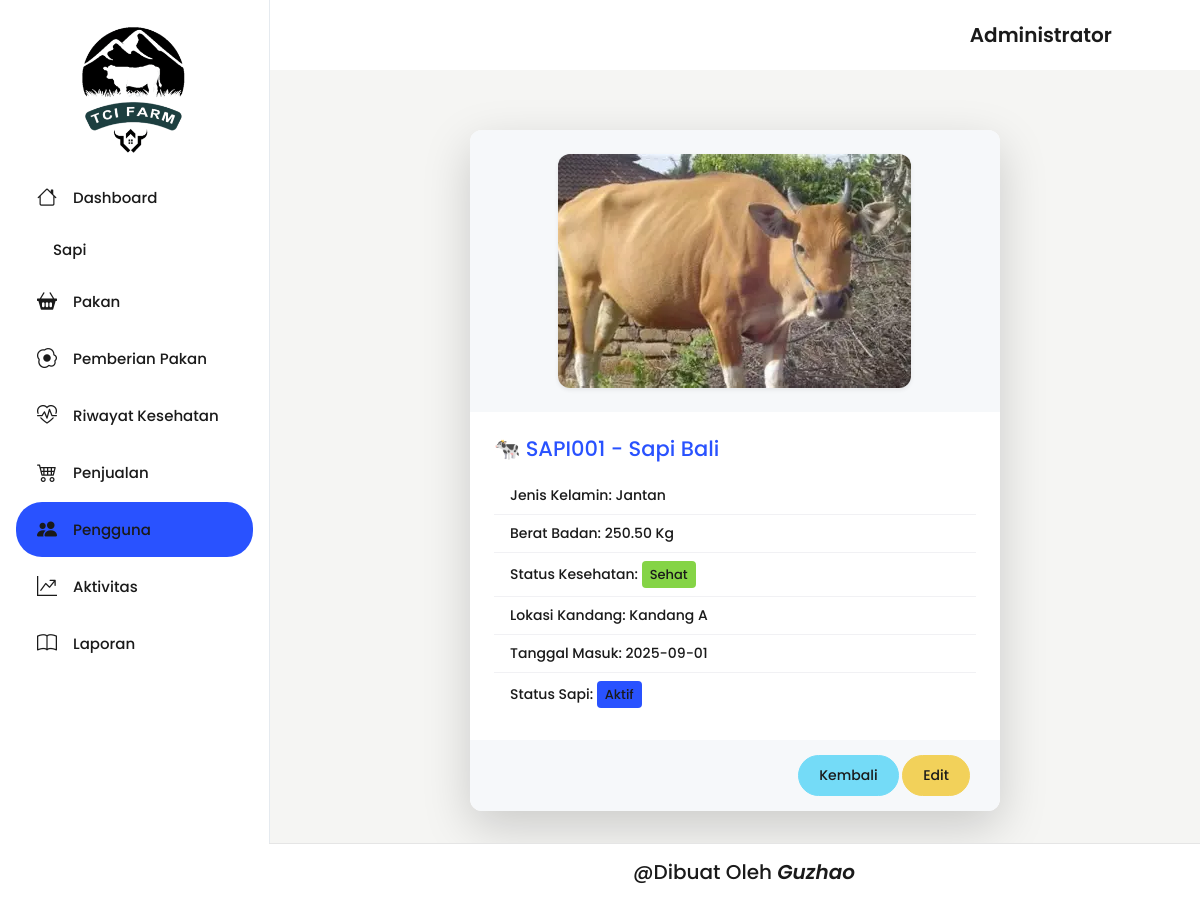
The page /backend/pages/pengguna/detail.php?id=1 (signed in) on the database its author committed.
### tables this page shows
CREATE TABLE `sapi` (
  `id_sapi` int NOT NULL,
  `kode_sapi` varchar(20) NOT NULL,
  `jenis_sapi` varchar(50) NOT NULL,
  `jenis_kelamin` enum('Jantan','Betina') NOT NULL,
  `berat_badan_kg` decimal(10,2) DEFAULT NULL,
  `status_kesehatan` varchar(100) DEFAULT NULL,
  `lokasi_kandang` varchar(50) DEFAULT NULL,
  `tanggal_masuk` date DEFAULT NULL,
  `gambar` varchar(255) DEFAULT NULL,
  `status_sapi` enum('Aktif','Dijual','Terjual','Mati') NOT NULL DEFAULT 'Aktif'
);

### backend/pages/pengguna/detail.php (the view, shortened to what this page needs)
<?php
include '../../../config/connection.php';
include '../../partials/header.php';
include '../../partials/sidebar.php';
include '../../partials/navbar.php';
$id = $_GET['id'];
$qSapi = "SELECT * FROM sapi WHERE id_sapi='$id'";
$result = mysqli_query($connect, $qSapi) or die(mysqli_error($connect));
$data = mysqli_fetch_object($result);
?>
<div class="container-fluid">
  <div class="row justify-content-center">
    <div class="col-md-8">
      <div class="card shadow-lg border-0 rounded-3 overflow-hidden">
        <div class="text-center bg-light p-4">
          <?php if (!empty($data->gambar)): ?>
            <img src="../../../storages/sapi/<?= $data->gambar ?>"
              alt="Foto Sapi" class="img-fluid rounded-3 shadow-sm" style="max-height: 280px;">
          <?php else: ?>
            <div class="border rounded p-5 text-muted">Tidak ada gambar</div>
          <?php endif; ?>
        </div>
        <div class="card-body p-4">
          <h4 class="mb-3 text-primary">🐄 <?= $data->kode_sapi ?> - <?= $data->jenis_sapi ?></h4>
          <ul class="list-group list-group-flush">
            <li class="list-group-item">
              <strong>Jenis Kelamin:</strong> <?= $data->jenis_kelamin ?>
            </li>
            <li class="list-group-item">
              <strong>Berat Badan:</strong> <?= $data->berat_badan_kg ?> Kg
            </li>
            <li class="list-group-item">
              <strong>Status Kesehatan:</strong>
              <?php if (strtolower($data->status_kesehatan) == "sehat"): ?>
                <span class="badge bg-success"><?= $data->status_kesehatan ?></span>
              <?php elseif (strtolower($data->status_kesehatan) == "sakit ringan"): ?>
                <span class="badge bg-warning text-dark"><?= $data->status_kesehatan ?></span>
              <?php else: ?>
                <span class="badge bg-danger"><?= $data->status_kesehatan ?></span>
              <?php endif; ?>
            </li>
            <li class="list-group-item">
              <strong>Lokasi Kandang:</strong> <?= $data->lokasi_kandang ?>
            </li>
            <li class="list-group-item">
              <strong>Tanggal Masuk:</strong> <?= $data->tanggal_masuk ?>
            </li>
            <li class="list-group-item">
              <strong>Status Sapi:</strong>
              <?php if ($data->status_sapi == "Aktif"): ?>
                <span class="badge bg-primary">Aktif</span>
              <?php elseif ($data->status_sapi == "Dijual"): ?>
                <span class="badge bg-info text-dark">Dijual</span>
              <?php else: ?>
                <span class="badge bg-dark">Mati</span>
              <?php endif; ?>
            </li>
          </ul>
        </div>
        <div class="card-footer text-end bg-light">
          <a href="./index.php" class="btn btn-secondary">Kembali</a>
          <a href="./edit.php?id=<?= $data->id_sapi ?>" class="btn btn-warning">Edit</a>
        </div>
      </div>
    </div>
  </div>
</div>
<?php
include '../../partials/footer.php';
include '../../partials/script.php';
?>

### backend/template_admin/src/assets/css/custom.css (style rules this page uses)
.body-wrapper .container-fluid, .body-wrapper .container-sm, .body-wrapper .container-md, .body-wrapper .container-lg, .body-wrapper .container-xl, .body-wrapper .container-xxl { max-width: 100% !important; margin: 0 !important; padding: 30px !important; padding-top: 65px !important; }
body, .table, .card, .btn, .navbar { font-family: 'Poppins', sans-serif; font-weight: 500; color: #1a1a1a; }
html, body, * { font-family: 'Poppins', sans-serif !important; font-weight: 500 !important; color: #1a1a1a !important; }

### rows shown on the page
sapi: gambar (picture), kode_sapi "SAPI001", jenis_sapi "Sapi Bali", jenis_kelamin "Jantan", berat_badan_kg "250.50", status_kesehatan "Sehat", lokasi_kandang "Kandang A", tanggal_masuk "2025-09-01"

### other values the page prints
$_SESSION['hak_akses'] "Administrator"
